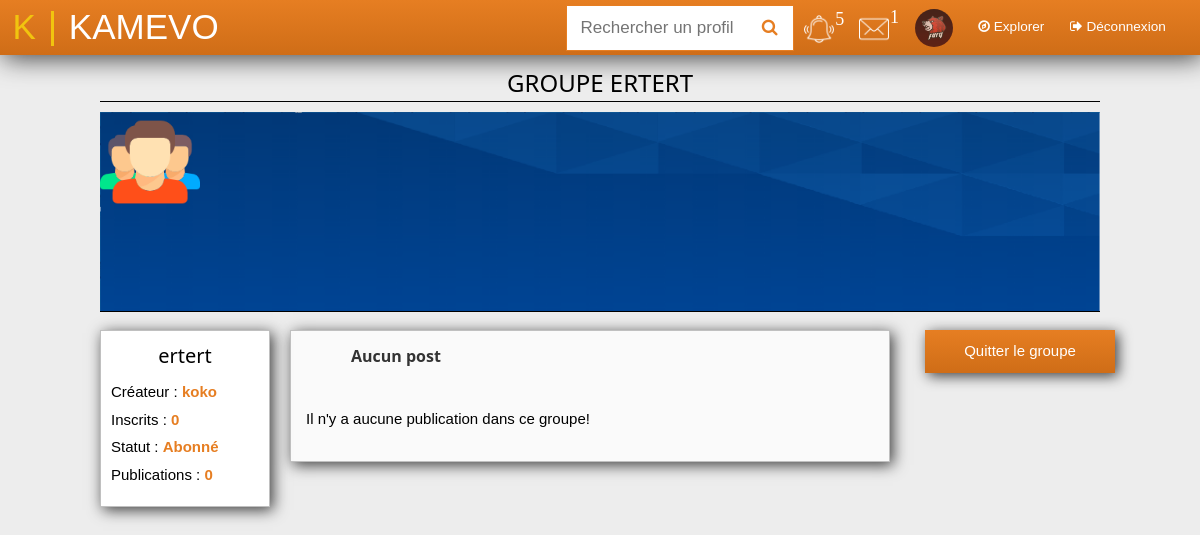
Page /group.php?groupId=1 (signed in) on the committed database.
### tables this page shows
CREATE TABLE `groups` (
  `ID` int(11) NOT NULL,
  `author` int(11) NOT NULL,
  `name` varchar(255) NOT NULL,
  `nb_publi` int(11) NOT NULL DEFAULT '0',
  `nb_members` int(11) NOT NULL DEFAULT '0',
  `avatar` varchar(255) NOT NULL DEFAULT 'defaultGroupAvatar.png',
  `banner` varchar(255) NOT NULL DEFAULT 'defaultGroupBanner.png'
);

CREATE TABLE `users` (
  `ID` int(11) NOT NULL,
  `pseudo` varchar(255) NOT NULL,
  `Nom` varchar(255) NOT NULL,
  `password` varchar(255) NOT NULL,
  `email` varchar(255) NOT NULL,
  `lastvisit` datetime NOT NULL DEFAULT CURRENT_TIMESTAMP,
  `grade` int(11) NOT NULL,
  `abonnes` int(11) NOT NULL DEFAULT '0',
  `abonnements` int(11) NOT NULL DEFAULT '0',
  `points` int(11) NOT NULL DEFAULT '0',
  `avatar` varchar(255) NOT NULL DEFAULT 'defaultAvatar.png',
  `banner` varchar(255) NOT NULL DEFAULT 'defaultBanner.png',
  `bio` varchar(255) NOT NULL DEFAULT 'Biographie de l''utilisateur'
);

### php/groups.class.php (called while the page is built, shortened)
<?php
	class group extends userProfile{
		private $avatar = 'defaultGroupAvatar.png';
		private $banner = 'defaultGroupBanner.png';
		protected $groupeId;
		private $numberOfMember = 0;
		private $nameOfGroup;
		function __construct($idOfGroup){
			 if($idOfGroup > 0) {
			 $this->groupeId = $idOfGroup;
			 $this->initializeGroup();
			}
		}
		private function initializeGroup(){
			include 'php/co_pdo.php';
			$req = $bdd->prepare('SELECT * FROM groups WHERE ID = ?');
			$req->execute(array($this->groupeId));
			$rep = $req->fetch();
			$this->nameOfGroup= $rep['name'];
			$this->avatar = $rep['avatar'];
			$this->banner = $rep['banner'];
			$this->nbpubli = $rep['nb_publi'];
			$this->numberOfMember = $rep['nb_members'];
			$this->nameOfGroup = $rep['name'];
			self::getNumberOfPubli();
		}
		public function getAvatarGroup(){
			return 'userDataUpload/picProfileGroup/'.$this->avatar;
		}
		public function getCoverGroup(){
			return 'userDataUpload/picCoverGroup/'.$this->banner;
		}
		public function getNameGroup(){
			return $this->nameOfGroup;
		}
		public function getNbPubliGroup(){
			return $this->nbpubli;
		}
		public function getNbMemberGroup(){
			return $this->numberOfMember;
		}
		private function getNumberOfMember(){
			include 'php/co_pdo.php';
			$req = $bdd->prepare('SELECT ID FROM groups_members WHERE groupId = ?');
			$req->execute(array($this->groupeId));
			$this->numberOfMember = $req->rowCount();
		}
		private function getNumberOfPubli(){
			include 'php/co_pdo.php';
			$req = $bdd->prepare('SELECT ID FROM posts WHERE groupId = ?');
			$req->execute(array($this->groupeId));
			$this->numberOfPubli = $req->rowCount();
			$req2 = $bdd->prepare('UPDATE groups SET nb_publi = ? WHERE ID = ?');
			$req2->execute(array($this->numberOfPubli, $this->groupeId));
		}
}
?>

### groupContent.php (the view, shortened to what this page needs)
<div class="group-header">
 <h3 class="name">Groupe <?=$currentGroup->getNameGroup(); ?></h3>
  <img class="group-img" src="<?=$currentGroup->getAvatarGroup(); ?>" alt="profile-image">
 <img class="group-cover-img" src="<?=$currentGroup->getCoverGroup(); ?>" alt="cover-image">
</div>
<div class="infos">
 <h4 class="infos-title"><?=$currentGroup->getNameGroup(); ?></h4>
	<div class="info">
		Créateur : <strong><span class="info-var"><?=$currentGroup->getPsdFromId($currentGroup->getAuthorGroup()); ?></span></strong><br/>
	</div>
	<div class="info">
		Inscrits : <strong><span class="info-var"><?=$currentGroup->getNbMemberGroup(); ?></span></strong><br/>
	</div>
	<div class="info">
		Statut : <strong><span class="info-var">Abonné</span></strong><br/>
	</div>
	<div class="info">
		Publications : <strong><span class="info-var"><?=$currentGroup->getNbPubliGroup(); ?></span></strong><br/>
	</div>
</div>
<div class="join">
	<a href="leaveGroup?group=<?=$groupId ?>" class="group-btn">Quitter le groupe</a>
</div>
<div class="publics">
</div>

### css/menu_co.css (style rules this page uses)
*, *:after, *:before { -moz-box-sizing: border-box; -webkit-box-sizing: border-box; box-sizing: border-box; }

### groups/css/style.max.css (style rules this page uses)
body { background-color: #ededed; }
.group-header { width: 1000px; position: fixed; background-color: #ededed; z-index: 999; }
.name { text-transform: uppercase; text-align: center; border-bottom: solid 1px black; }
.group-img { width: 100px; height: 100px; position: absolute; }
.group-cover-img { width: 1000px; height: 200px; border-bottom: solid 1px black; }

### frameworks/w3.css (style rules this page uses)
html { box-sizing:border-box }
*,*:before,*:after { box-sizing:inherit }
html { -ms-text-size-adjust:100%;-webkit-text-size-adjust:100% }
body { margin:0 }
a { background-color:transparent;-webkit-text-decoration-skip:objects }
img { border-style:none }
html,body { font-family:Verdana,sans-serif;font-size:15px;line-height:1.5 }
html { overflow-x:hidden }
h1,h2,h3,h4,h5,h6,.w3-slim,.w3-wide { font-family:"Segoe UI",Arial,sans-serif }
h3 { font-size:24px }
h4 { font-size:20px }
h1,h2,h3,h4,h5,h6 { font-weight:400;margin:10px 0 }
img { margin-bottom:-5px }
a { color:inherit }

### groups/css/group.css (style rules this page uses)
.infos { position: fixed; background-color: white; padding: 15px; width: 170px; padding-top: 0; top: 330px; border: solid silver 1px; -webkit-box-shadow: 3px 3px 14px 0px rgba(0,0,0,0.75); -moz-box-shadow: 3px 3px 14px 0px rgba(0,0,0,0.75); box-shadow: 3px 3px 14px 0px rgba(0,0,0,0.75); }
.infos-title { text-align: center; }
.info { margin: 5px; margin-left: -5px; }
.info-var { color: #e67e22; word-wrap: break-word; }
.group-btn { position: fixed; text-align: center; width: 190px; right: calc((100vw - 1030px)/2); top: 330px; padding: 10px; text-decoration: none; color: white; background-color: #e67e22; background: -webkit-linear-gradient(#e67e22,#cf6d17); background: -o-linear-gradient(#e67e22,#cf6d17); background: -moz-linear-gradient(#e67e22,#cf6d17); -webkit-box-shadow: 3px 3px 14px 0px rgba(0,0,0,0.75); -moz-box-shadow: 3px 3px 14px 0px rgba(0,0,0,0.75); box-shadow: 3px 3px 14px 0px rgba(0,0,0,0.75); transition: all ease 1s; }
.publics { margin-left: -60px; margin-top: 275px; }

### rows in the picture
groups: name "ERTERT", avatar (placeholder picture), banner (placeholder picture), name "ertert", author.pseudo "koko", nb_publi "0"

### other values in the picture
$currentGroup->getNbMemberGroup() "0"
